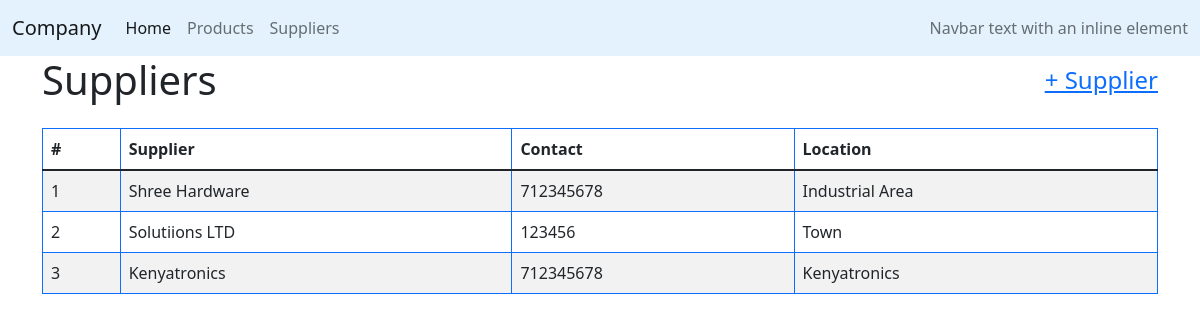
Page /company/suppliers on the earlier database version.
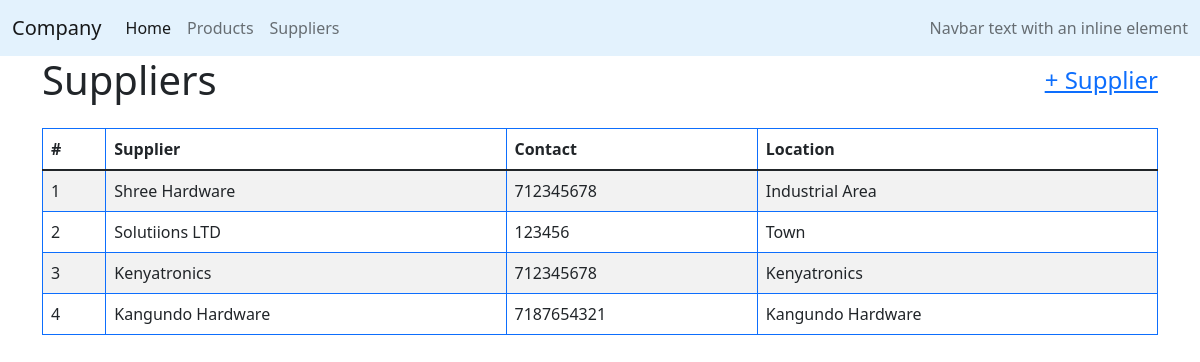
Same page on the later database version.
### company/models.py (models this page shows, shortened)
class Supplier(models.Model):
    nameS = models.CharField(max_length=64)
    address = models.IntegerField()
    email = models.CharField(max_length=64, default=0)
    contact = models.IntegerField()
    zone = models.IntegerField()
    location = models.CharField(max_length=64)
    personnel = GenericRelation(Personnel)

### company/views.py (the view)
# urls.py: path('suppliers', views.suppliers, name='suppliers'),
def suppliers(request):
    suppliers = Supplier.objects.all()
    return render(request, "company/suppliers.html",{
        "suppliers" : suppliers
    })

### company/templates/company/suppliers.html (shortened to what this page needs)
{% extends "company/layout.html"%}
{% block body %}
<div class="container">
    <div class="d-flex justify-content-between mr-2">
        <h1>Suppliers</h1>
        <h4 class="align-self-center" >
          <a href="{% url 'company:supplierForm' %}">+ Supplier </a>
        </h4>
    </div>
    <div class="rounded mt-2 pt-2">
      <table class="table table-striped table-hover table-bordered border-primary pt-2">
          <thead>
            <tr>
              <th scope="col">#</th>
              <th scope="col">Supplier</th>
              <th scope="col">Contact</th>
              <th scope="col">Location</th>
            </tr>
          </thead>
          <tbody id="supplierTable">
              {%for supplier in suppliers %}
              <tr id="{{supplier.id}}">
                  <td scope="row" class="rowCounter"></td>
                  <td>{{supplier.nameS}}</td>
                  <td>{{supplier.contact}}</td>
                  <td>{{supplier.location}}</td>
              </tr>
              {%endfor%}
          </tbody>
        </table>
    </div>
</div>
{%endblock%}
{% load static %}

Differences in the rows shown:
added Supplier: nameS "Kangundo Hardware", contact "7187654321", location "Kangundo Hardware"
